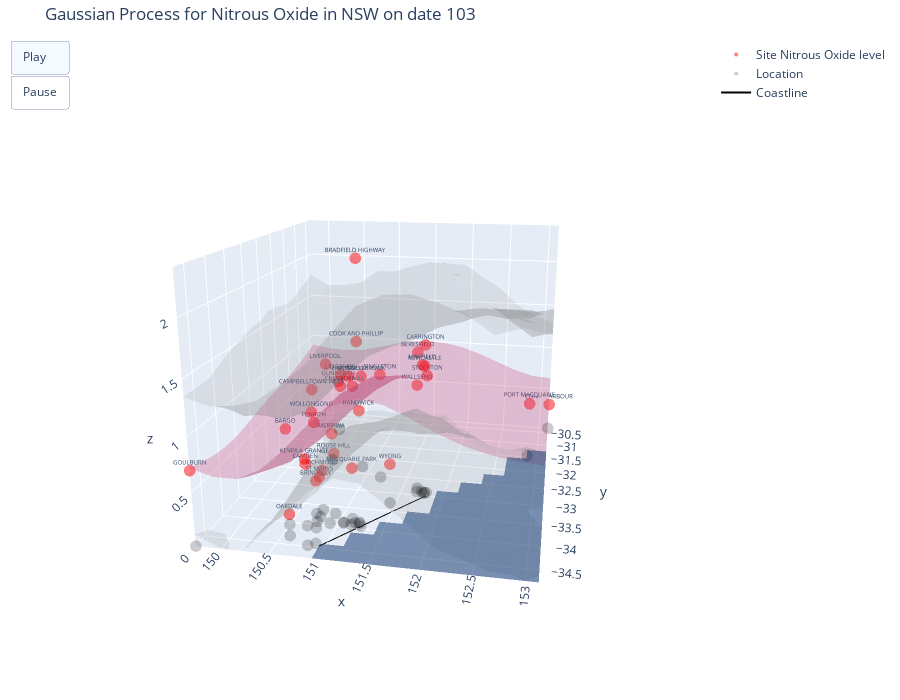

Here is the notebook cell this chart was saved with:
### Markdown cell above
### 4.3. Posterior Credible Interval

### Code cell
sgpvi.plot_post()

### Figure 1 — Plotly figure (JSON) as saved in the notebook; plotly's stock layout.template omitted (floating-point values rounded to 4 significant figures; data arrays with more than 128 entries replaced by an {"elided": "..."} marker saying what was removed)
{"data": [{"hoverinfo": "skip", "marker": {"color": "red", "opacity": 0.5, "size": 4}, "mode": "markers+text", "name": "Site Nitrous Oxide level", "text": [["BARGO"], ["BERESFIELD"], ["BRADFIELD HIGHWAY"], ["BRINGELLY"], ["CAMDEN"], ["CAMPBELLTOWN WEST"], ["CARRINGTON"], ["CHULLORA"], ["COFFS HARBOUR"], ["COOK AND PHILLIP"], ["EARLWOOD"], ["GOULBURN"], ["GUNNEDAH"], ["KEMBLA GRANGE"], ["LIDCOMBE"], ["LIVERPOOL"], ["MACQUARIE PARK"], ["MAYFIELD"], ["MERRIWA"], ["MUSWELLBROOK"], ["NEWCASTLE"], ["OAKDALE"], ["PENRITH"], ["PORT MACQUARIE"], ["RANDWICK"], ["RICHMOND"], ["ROUSE HILL"], ["ROZELLE"], ["SINGLETON"], ["ST MARYS"], ["STOCKTON"], ["WALLSEND"], ["WOLLONGONG"], ["WYONG"]], "textfont": {"size": 6}, "type": "scatter3d", "x": [150.6, 151.7, 151.2, 150.8, 150.7, 150.8, 151.8, 151.0, 153.1, 151.2, 151.1, 149.7, 150.3, 150.8, 151.0, 150.9, 151.1, 151.7, 150.5, 150.9, 151.8, 150.5, 150.7, 152.9, 151.2, 150.7, 150.9, 151.2, 151.2, 150.8, 151.8, 151.7, 150.9, 151.4], "y": [-34.31, -32.8, -33.84, -33.92, -34.04, -34.07, -32.91, -33.89, -30.3, -33.87, -33.92, -34.73, -30.98, -34.47, -33.88, -33.93, -33.77, -32.89, -32.13, -32.27, -32.93, -34.05, -33.73, -31.45, -33.93, -33.62, -33.68, -33.86, -32.56, -33.8, -32.9, -32.89, -34.42, -33.28], "z": [1, 1.4, 2.4, 0.4, 0.6, 1.3, 1.5, 1.3, 0.3, 1.7, 1.4, 0.7, 0.6, 0.8, 1.4, 1.5, 0.5, 1.3, 0.3, 1, 1.3, 0.1, 0.9, 0.6, 1.1, 0.4, 0.6, 1.3, 1.1, 0.4, 1.2, 1.1, 1.2, 0.4]}, {"hoverinfo": "skip", "opacity": 0.3, "showscale": false, "surfacecolor": {"elided": "15x15 int values"}, "type": "surface", "x": [149.7, 150.0, 150.2, 150.5, 150.7, 150.9, 151.2, 151.4, 151.7, 151.9, 152.1, 152.4, 152.6, 152.9, 153.1], "y": [-34.73, -34.42, -34.1, -33.78, -33.47, -33.15, -32.83, -32.52, -32.2, -31.88, -31.57, -31.25, -30.93, -30.62, -30.3], "z": {"elided": "15x15 float values"}}, {"colorscale": [[0, "rgb(255,255,255)"], [0.125, "rgb(240,240,240)"], [0.25, "rgb(217,217,217)"], [0.375, "rgb(189,189,189)"], [0.5, "rgb(150,150,150)"], [0.625, "rgb(115,115,115)"], [0.75, "rgb(82,82,82)"], [0.875, "rgb(37,37,37)"], [1, "rgb(0, 0, 0)"]], "hoverinfo": "skip", "opacity": 0.2, "showscale": false, "surfacecolor": {"elided": "15x15 int values"}, "type": "surface", "x": [149.7, 150.0, 150.2, 150.5, 150.7, 150.9, 151.2, 151.4, 151.7, 151.9, 152.1, 152.4, 152.6, 152.9, 153.1], "y": [-34.73, -34.42, -34.1, -33.78, -33.47, -33.15, -32.83, -32.52, -32.2, -31.88, -31.57, -31.25, -30.93, -30.62, -30.3], "z": {"elided": "15x15 float values"}}, {"colorscale": [[0, "rgb(255,255,255)"], [0.125, "rgb(240,240,240)"], [0.25, "rgb(217,217,217)"], [0.375, "rgb(189,189,189)"], [0.5, "rgb(150,150,150)"], [0.625, "rgb(115,115,115)"], [0.75, "rgb(82,82,82)"], [0.875, "rgb(37,37,37)"], [1, "rgb(0, 0, 0)"]], "hoverinfo": "skip", "opacity": 0.2, "showscale": false, "surfacecolor": {"elided": "15x15 int values"}, "type": "surface", "x": [149.7, 150.0, 150.2, 150.5, 150.7, 150.9, 151.2, 151.4, 151.7, 151.9, 152.1, 152.4, 152.6, 152.9, 153.1], "y": [-34.73, -34.42, -34.1, -33.78, -33.47, -33.15, -32.83, -32.52, -32.2, -31.88, -31.57, -31.25, -30.93, -30.62, -30.3], "z": {"elided": "15x15 float values"}}, {"hoverinfo": "skip", "marker": {"color": "black", "opacity": 0.2, "size": 4}, "mode": "markers", "name": "Location", "type": "scatter3d", "x": [150.6, 151.7, 151.2, 150.8, 150.7, 150.8, 151.8, 151.0, 153.1, 151.2, 151.1, 149.7, 150.3, 150.8, 151.0, 150.9, 151.1, 151.7, 150.5, 150.9, 151.8, 150.5, 150.7, 152.9, 151.2, 150.7, 150.9, 151.2, 151.2, 150.8, 151.8, 151.7, 150.9, 151.4], "y": [-34.31, -32.8, -33.84, -33.92, -34.04, -34.07, -32.91, -33.89, -30.3, -33.87, -33.92, -34.73, -30.98, -34.47, -33.88, -33.93, -33.77, -32.89, -32.13, -32.27, -32.93, -34.05, -33.73, -31.45, -33.93, -33.62, -33.68, -33.86, -32.56, -33.8, -32.9, -32.89, -34.42, -33.28], "z": [0, 0, 0, 0, 0, 0, 0, 0, 0, 0, 0, 0, 0, 0, 0, 0, 0, 0, 0, 0, 0, 0, 0, 0, 0, 0, 0, 0, 0, 0, 0, 0, 0, 0]}, {"hoverinfo": "skip", "line": {"color": "black", "width": 2}, "mode": "lines", "name": "Coastline", "type": "scatter3d", "x": [151.8, 150.9], "y": [-32.98, -34.47], "z": [0, 0, 0]}, {"colorscale": [[0, "rgb(247,251,255)"], [0.125, "rgb(222,235,247)"], [0.25, "rgb(198,219,239)"], [0.375, "rgb(158,202,225)"], [0.5, "rgb(107,174,214)"], [0.625, "rgb(66,146,198)"], [0.75, "rgb(33,113,181)"], [0.875, "rgb(8,81,156)"], [1, "rgb(8,48,107)"]], "hoverinfo": "skip", "opacity": 0.5, "showscale": false, "surfacecolor": {"elided": "15x15 bool values"}, "type": "surface", "x": [149.7, 150.0, 150.2, 150.5, 150.7, 150.9, 151.2, 151.4, 151.7, 151.9, 152.1, 152.4, 152.6, 152.9, 153.1], "y": [-34.73, -34.42, -34.1, -33.78, -33.47, -33.15, -32.83, -32.52, -32.2, -31.88, -31.57, -31.25, -30.93, -30.62, -30.3], "z": {"elided": "15x15 int values"}}], "layout": {"height": 700, "margin": {"b": 10, "l": 10, "r": 10, "t": 40}, "scene": {"aspectmode": "manual", "aspectratio": {"x": 0.8432, "y": 1, "z": 0.7}, "camera": {"center": {"x": 0, "y": 0, "z": 0}, "eye": {"x": 0.4228, "y": -2.113, "z": 0.6365}, "projection": {"type": "perspective"}, "up": {"x": 0, "y": 0, "z": 1}}, "xaxis": {"range": [149.7, 153.1], "showspikes": false, "type": "linear"}, "yaxis": {"range": [-34.73, -30.3], "showspikes": false, "type": "linear"}, "zaxis": {"range": [0, 2.4], "showspikes": false, "type": "linear"}}, "title": {"text": "Gaussian Process for Nitrous Oxide in NSW on date 103"}, "updatemenus": [{"buttons": [{"args": [null], "label": "Play", "method": "animate"}, {"args": [null, {"frame": {"duration": 0, "redraw": false}, "mode": "immediate", "transition": {"duration": 0}}], "label": "Pause", "method": "animate"}], "type": "buttons"}], "width": 900}}
